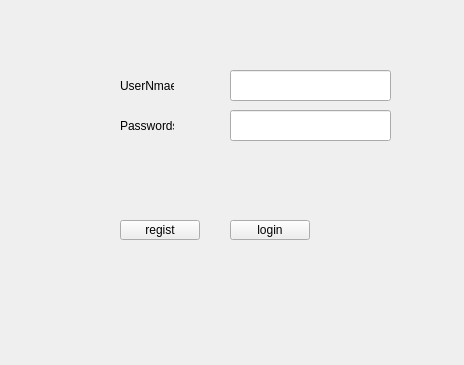
<?xml version="1.0" encoding="UTF-8"?>
<ui version="4.0">
 <class>logWindow</class>
 <widget class="QWidget" name="logWindow">
  <property name="geometry">
   <rect>
    <x>0</x>
    <y>0</y>
    <width>464</width>
    <height>365</height>
   </rect>
  </property>
  <property name="windowTitle">
   <string>Form</string>
  </property>
  <widget class="QPushButton" name="loginButton">
   <property name="geometry">
    <rect>
     <x>230</x>
     <y>220</y>
     <width>80</width>
     <height>20</height>
    </rect>
   </property>
   <property name="text">
    <string>login</string>
   </property>
  </widget>
  <widget class="QPushButton" name="registButton">
   <property name="geometry">
    <rect>
     <x>120</x>
     <y>220</y>
     <width>80</width>
     <height>20</height>
    </rect>
   </property>
   <property name="text">
    <string>regist</string>
   </property>
  </widget>
  <widget class="QLineEdit" name="userNameInput">
   <property name="geometry">
    <rect>
     <x>230</x>
     <y>70</y>
     <width>161</width>
     <height>31</height>
    </rect>
   </property>
  </widget>
  <widget class="QLineEdit" name="passwordInput">
   <property name="geometry">
    <rect>
     <x>230</x>
     <y>110</y>
     <width>161</width>
     <height>31</height>
    </rect>
   </property>
  </widget>
  <widget class="QLabel" name="userNmaeText">
   <property name="geometry">
    <rect>
     <x>120</x>
     <y>80</y>
     <width>54</width>
     <height>12</height>
    </rect>
   </property>
   <property name="text">
    <string>UserNmae</string>
   </property>
  </widget>
  <widget class="QLabel" name="passwordText">
   <property name="geometry">
    <rect>
     <x>120</x>
     <y>120</y>
     <width>54</width>
     <height>12</height>
    </rect>
   </property>
   <property name="text">
    <string>Passwords</string>
   </property>
  </widget>
 </widget>
 <resources/>
 <connections/>
</ui>
